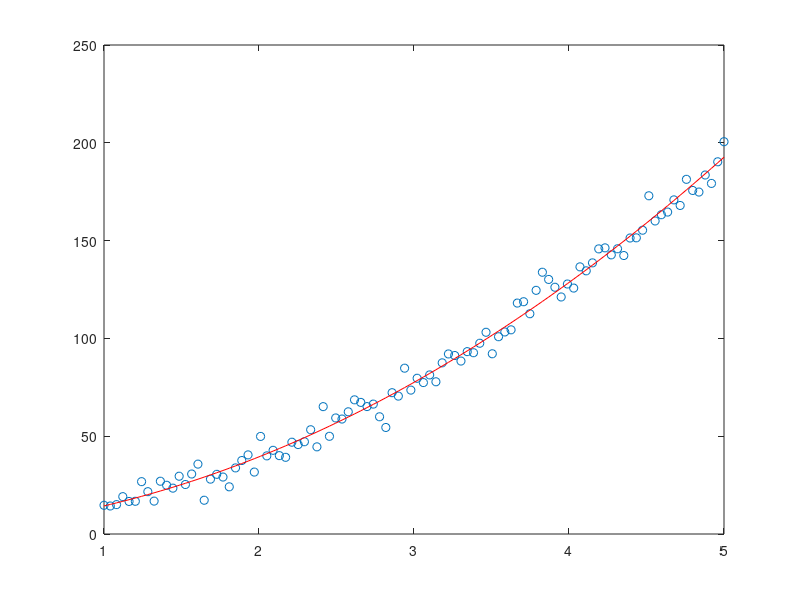

MATLAB code for this plot:
%gauss-newton algorithm for non-linear regression
clear

%parameters from original set
p0 = 5;
p1 = 3;
p2 = 7;

%# of observations
n = 100;

%statistics for random error generation
stddev = 5;

x = linspace(1,5,n);
y = p2*(x.*x) + p1*x + p0 + (stddev*randn(n,1)');

%initial para<meters
params(1) = 0;
params(2) = 0;
params(3) = 0;
params = params';
param_stock(:,1) = params;

%jacobian matrix
J = [-ones(n,1) -x' -x'.^2];

%iteration count
iter = 10;

for i=1:iter
    last_params = param_stock(:,end);
    
    r = y - (last_params(3)*(x.*x) + last_params(2)*x + last_params(1));
    params = last_params - (inv(J'*J)*J'*r');
    
    %add breaking mechanism to the loop
    
    param_stock(:,end+1) = params;
end

params
plot(linspace(1,size(param_stock,2),size(param_stock,2)),param_stock(3,:), '-r');
hold on;
plot(linspace(1,size(param_stock,2),size(param_stock,2)),param_stock(2,:), '-g');
plot(linspace(1,size(param_stock,2),size(param_stock,2)),param_stock(1,:), '-b');
hold off;

A = [ones(n,1) x' x'.*x'];
plot(x,y,'o');
hold on;
plot(x, A*params, 'r-');

%result statistics
SSE = sum((y'-A*params).^2)
%variance or MSE of regression
variance = SSE / (n-2)
disp(sprintf('standard deviation of unknowns: %d',sqrt(variance)));